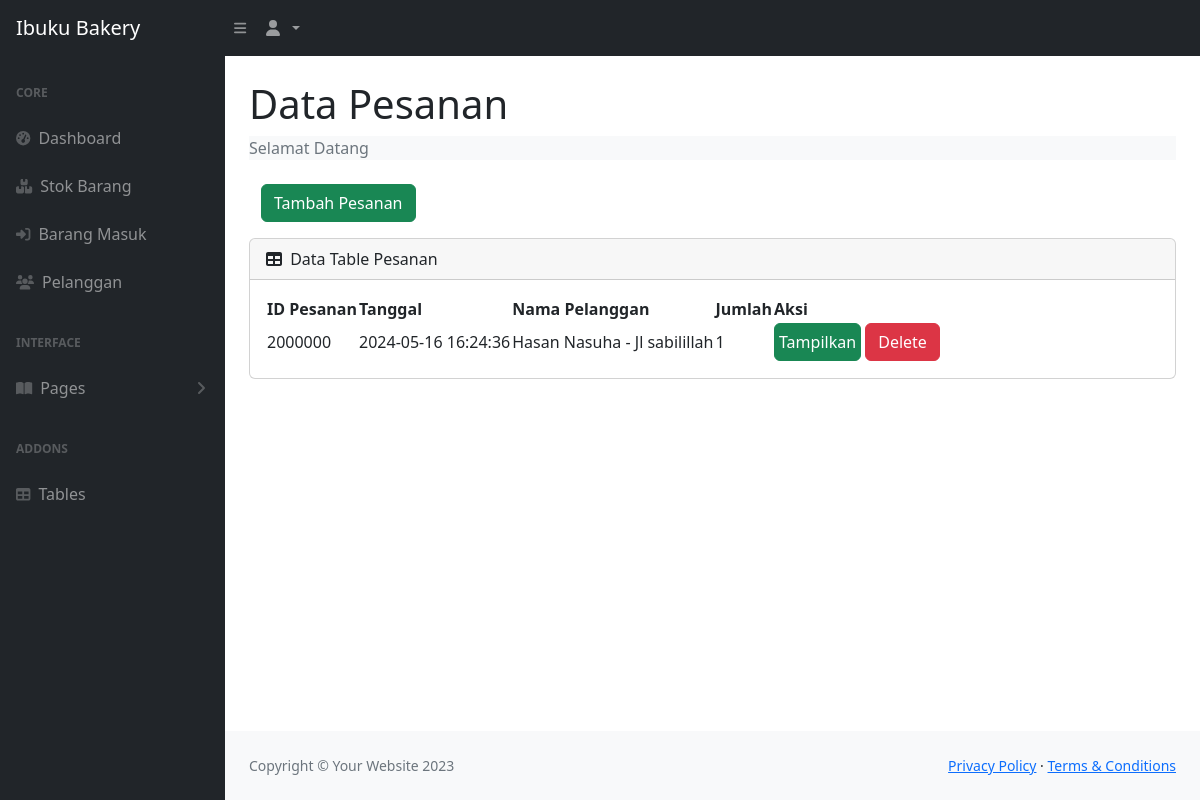
The app's page /index.php (signed in), older data.
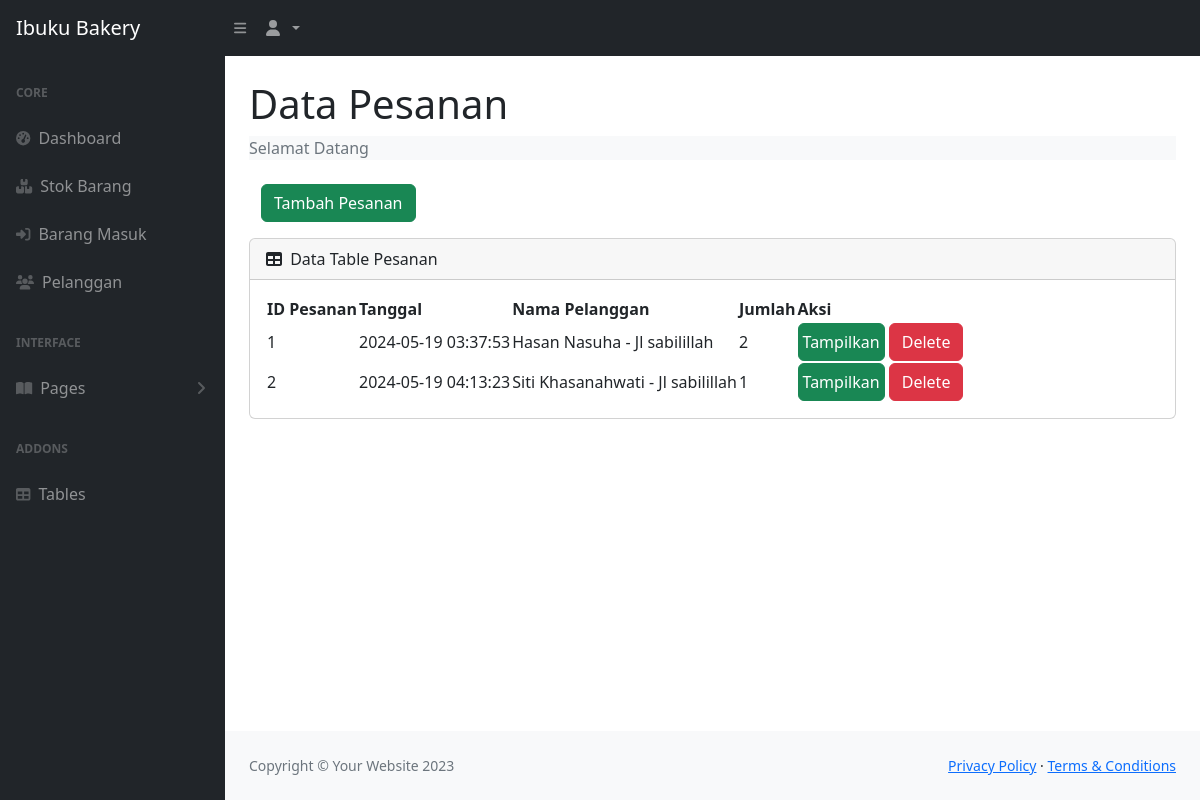
The same page, newer data.
### tables this page shows
CREATE TABLE `pesanan` (
  `idpesanan` int(11) NOT NULL,
  `tanggal` timestamp NOT NULL DEFAULT current_timestamp(),
  `idpelanggan` int(11) DEFAULT NULL
);

CREATE TABLE `pelanggan` (
  `idpelanggan` int(11) NOT NULL,
  `nama_pelanggan` varchar(50) NOT NULL,
  `no_telp` varchar(20) NOT NULL,
  `alamat` text NOT NULL
);

### index.php (the view, shortened to what the changed rows need)
<?php
  require 'logincek.php';
?>
<!DOCTYPE html>
<html lang="en">
  <head>
    <link href="https://cdn.jsdelivr.net/npm/simple-datatables@7.1.2/dist/style.min.css" rel="stylesheet" />
    <link href="css/index.css" rel="stylesheet" />
  </head>
  <body class="sb-nav-fixed">
    <div id="layoutSidenav">
      <div id="layoutSidenav_content">
        <main>
          <div class="container-fluid px-4">
            <h1 class="mt-4">Data Pesanan</h1>
            <div class="card mb-4">
              <div class="card-body">
                <table id="datatablesSimple">
                  <thead>
                    <tr>
                      <th>ID Pesanan</th>
                      <th>Tanggal</th>
                      <th>Nama Pelanggan</th>
                      <th>Jumlah</th>
                      <th>Aksi</th>
                    </tr>
                  </thead>
                  <tbody>
                  <?php
                    $get = mysqli_query($con, 'SELECT * FROM pesanan p, pelanggan pl WHERE p.idpelanggan=pl.idpelanggan');
                    while($p = mysqli_fetch_array($get)){
                      $idpesanan = $p['idpesanan'];
                      $tanggal = $p['tanggal'];
                      $namapelanggan = $p['nama_pelanggan'];
                      $alamat = $p['alamat'];
                      $hitungjumlah = mysqli_query($con,"SELECT * FROM detailpesanan WHERE idpesanan='$idpesanan'");
                      $jumlah = mysqli_num_rows($hitungjumlah);
                  ?>
                    <tr>
                      <td><?=$idpesanan;?></td>
                      <td><?=$tanggal;?></td>
                      <td><?=$namapelanggan;?> - <?=$alamat;?></td>
                      <td><?=$jumlah;?></td>
                      <td><a href="view.php?idp=<?=$idpesanan;?>" class="btn btn-success px-1" target="blank">Tampilkan</a>
                      <a href="" class="btn btn-danger ">Delete</a></td>
                    </tr>
                  <?php
                    };
                  ?>
                  </tbody>
                </table>
              </div>
            </div>
          </div>
        </main>
      </div>
    </div>
  </body>
</html>

Row changes from the older to the newer data that the page shows:
removed pesanan: idpesanan "2000000", tanggal "2024-05-16 16:24:36", idpelanggan.nama_pelanggan "Hasan Nasuha", idpelanggan.alamat "Jl sabilillah", jumlah "1"
added pesanan: idpesanan "1", tanggal "2024-05-19 03:37:53", idpelanggan.nama_pelanggan "Hasan Nasuha", idpelanggan.alamat "Jl sabilillah", jumlah "2"
added pesanan: idpesanan "2", tanggal "2024-05-19 04:13:23", idpelanggan.nama_pelanggan "Siti Khasanahwati", idpelanggan.alamat "Jl sabilillah", jumlah "1"
